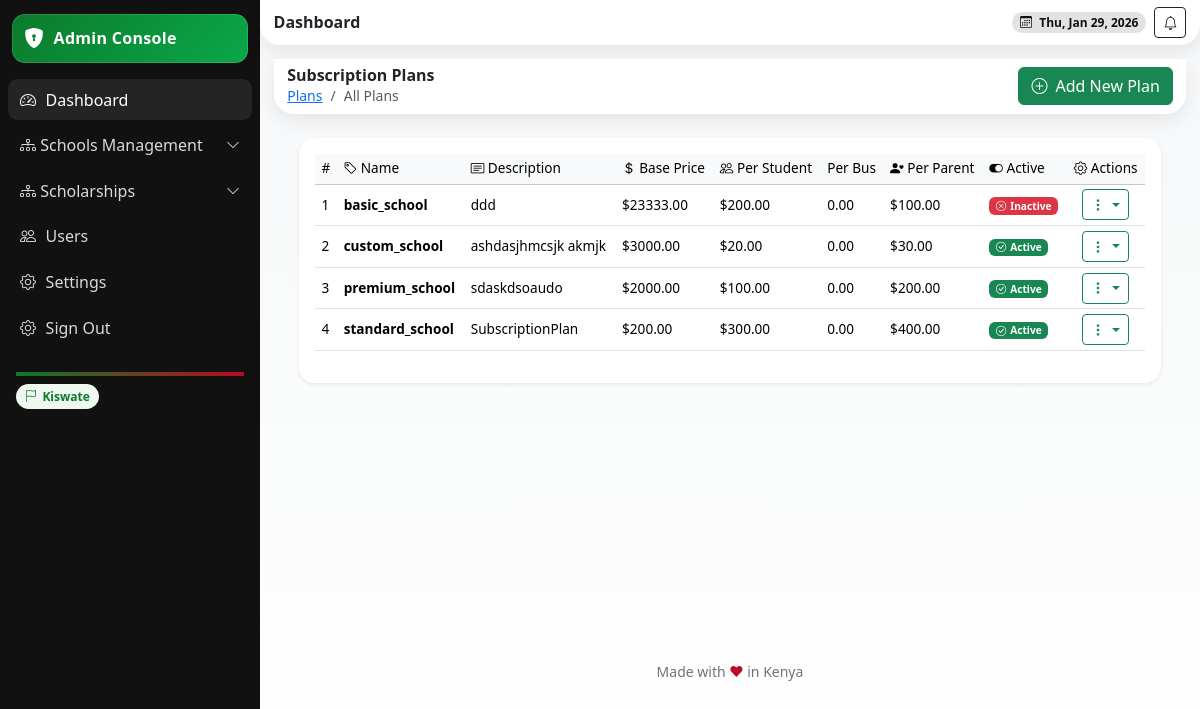
The page /plans/ (signed in) on the database its author committed.
### school/models.py (models this page shows, shortened)
class SubscriptionPlan(models.Model):
    PLAN_TYPE_CHOICES = (
        ('basic_school', 'Basic School Plan'),
        ('standard_school', 'Standard School Plan'),
        ('premium_school', 'Premium School Plan'),
        ('custom_school', 'Custom Enterprise Plan'),
    )
    BILLING_CYCLE_CHOICES = (
        ('monthly', 'Monthly'),
        ('annually', 'Annually'),
        ('quarterly', 'Quarterly'),
    )
    id = models.UUIDField(primary_key=True, default=uuid.uuid4, editable=False)
    name = models.CharField(max_length=100, unique=True, choices=PLAN_TYPE_CHOICES,
                            help_text="Name of the subscription plan (e.g., Basic School, Premium School)")
    description = models.TextField(blank=True, help_text="Detailed description of the plan's benefits.")
    base_price = models.DecimalField(
        max_digits=10,
        decimal_places=2,
        validators=[MinValueValidator(0.00)],
        help_text="Base price of the plan per billing cycle."
    )
    price_per_student = models.DecimalField(max_digits=10, decimal_places=2, default=0.00,
                                            help_text="Additional cost per student per month/year.")
    price_per_bus = models.DecimalField(max_digits=10, decimal_places=2, default=0.00,
                                         help_text="Additional cost per bus per month/year.")
    price_per_parent = models.DecimalField(max_digits=10, decimal_places=2, default=0.00,
                                         help_text="Additional cost per parent per month/year.")
    features_json = models.JSONField(
        default=dict,
        blank=True,
        help_text="JSON object listing features and limits included in this plan. "
                  "E.g., {'max_students': 500, 'max_buses': 5, 'sms_notifications': True}"
    )
    is_active = models.BooleanField(default=True, help_text="Indicates if the plan is currently available for subscription.")
    default_billing_cycle = models.CharField(max_length=10, choices=BILLING_CYCLE_CHOICES, default='annually')
    created_at = models.DateTimeField(auto_now_add=True)
    updated_at = models.DateTimeField(auto_now=True)
    class Meta:
        verbose_name = "Subscription Plan"
        verbose_name_plural = "Subscription Plans"
        ordering = ['base_price']

### kiswate_digital_app/views.py (the view)
# urls.py: path('plans/', views.subscription_plan_list, name='subscription_plan_list'),
@login_required
def subscription_plan_list(request):
    plans = SubscriptionPlan.objects.all().order_by('name')
    can_edit = request.user.is_superuser
    if not request.user.is_superuser:
        messages.error(request, "Access denied: Superuser privileges required.")
        return redirect('kiswate_digital_app:subscription_plan_list')
    if request.method == 'POST':
        form = SubscriptionPlanForm(request.POST)
        if form.is_valid():
            plan = form.save()
            messages.success(request, f'Subscription plan "{plan.name}" created successfully.')
            logger.info(f"Created subscription plan {plan.name} by {request.user.email}.")
            return redirect('kiswate_digital_app:subscription_plan_list')
    else:
        form = SubscriptionPlanForm()
    return render(request, 'Dashboard/subscription_plan_list.html', {
        'plans': plans,
        'can_edit': can_edit,
        'form': form,
        'title': 'Create Subscription Plan',
    })

### templates/Dashboard/subscription_plan_list.html (shortened to what this page needs)
{% extends 'Dashboard/admindash-base.html' %}
{% block content %}
<header class="header d-flex align-items-center justify-content-between">
  <div class="d-flex align-items-center gap-2">
    <div>
      <h6 class="m-0 fw-bold">Subscription Plans</h6>
      <nav aria-label="breadcrumb" class="small">
        <ol class="breadcrumb mb-0">
          <li class="breadcrumb-item"><a href="{% url 'kiswate_digital_app:subscription_plan_list' %}">Plans</a></li>
          <li class="breadcrumb-item active" aria-current="page">All Plans</li>
        </ol>
      </nav>
    </div>
  </div>
  <div class="d-flex align-items-center gap-2">
    <button class="btn btn-success" data-bs-toggle="modal" data-bs-target="#addPlanModal">
      <i class="bi bi-plus-circle me-2"></i>Add New Plan
    </button>
  </div>
</header>
<section class="content container-fluid py-4">
  <div class="container">
    <div class="card shadow-sm border-0 rounded-4">
      <div class="card-body">
        <div class="table-responsive">
          <table class="table table-hover align-middle">
            <thead class="table-light">
              <tr>
                <th scope="col">#</th>
                <th scope="col"><i class="bi bi-tag"></i> Name</th>
                <th scope="col"><i class="bi bi-card-text"></i> Description</th>
                <th scope="col"><i class="bi bi-currency-dollar"></i> Base Price</th>
                <th scope="col"><i class="bi bi-people"></i> Per Student</th>
                <th scope="col"> Per Bus</th>
                <th scope="col"><i class="bi bi-person-heart"></i> Per Parent</th>
                <th scope="col"><i class="bi bi-toggle-on"></i> Active</th>
                <th scope="col" class="text-center"><i class="bi bi-gear"></i> Actions</th>
              </tr>
            </thead>
            <tbody>
              {% for plan in plans %}
              <tr>
                <td>{{ forloop.counter }}</td>
                <td><strong>{{ plan.name }}</strong></td>
                <td>{{ plan.description|truncatewords:10|default:"N/A" }}</td>
                <td>${{ plan.base_price|floatformat:2 }}</td>
                <td>${{ plan.price_per_student|floatformat:2 }}</td>
                <td>{{ plan.price_per_bus|floatformat:2 }}</td>
                <td>${{ plan.price_per_parent|floatformat:2 }}</td>
                <td>
                  {% if plan.is_active %}
                    <span class="badge bg-success"><i class="bi bi-check-circle me-1"></i>Active</span>
                  {% else %}
                    <span class="badge bg-danger"><i class="bi bi-x-circle me-1"></i>Inactive</span>
                  {% endif %}
                </td>
                <td class="text-center">
                  <div class="btn-group btn-group-sm" role="group">
                    <button type="button" class="btn btn-outline-success dropdown-toggle" data-bs-toggle="dropdown">
                      <i class="bi bi-three-dots-vertical"></i>
                    </button>
                  </div>
                </td>
              </tr>
              {% empty %}
              <tr><td colspan="9" class="text-center text-muted py-4">
                <i class="bi bi-tag fs-1 text-muted mb-3 d-block"></i>
                No subscription plans yet. <a href="#" data-bs-toggle="modal" data-bs-target="#addPlanModal" class="text-success">Create one now</a>.
              </td></tr>
              {% endfor %}
            </tbody>
          </table>
        </div>
      </div>
    </div>
  </div>
</section>
{% endblock %}

### templates/Dashboard/admindash-base.html (style rules this page uses)
:root { --kenya-green: #0b7a2a; --kenya-red: #bb0a21; --kenya-black: #111111; --kenya-white: #ffffff; --kenya-grey: #f5f7f8; --radius-xl: 1.25rem; --shadow-soft: 0 6px 18px rgba(0,0,0,.08); --space-compact: .5rem; }
html, body { height: 100%; }
body { background: linear-gradient(180deg, var(--kenya-grey), #fff); }
.header { background: #fff; box-shadow: var(--shadow-soft); border-radius: 0 0 var(--radius-xl) var(--radius-xl); padding: .45rem .85rem; position: sticky; top: 0; z-index: 10; }
.content { padding: .85rem; }
.table { font-size: 0.85rem; }
.table td, .table th { padding: 0.3rem 0.4rem; vertical-align: middle; }
.table thead th { font-weight: 500; background-color: #f8f9fa; }

### rows shown on the page
SubscriptionPlan: name "basic_school", description "ddd", base_price "23333.00", price_per_student "200.00", price_per_bus "0.00", price_per_parent "100.00", is_active False (drawn)
SubscriptionPlan: name "custom_school", description "ashdasjhmcsjk akmjk", base_price "3000.00", price_per_student "20.00", price_per_bus "0.00", price_per_parent "30.00", is_active True (drawn)
SubscriptionPlan: name "premium_school", description "sdaskdsoaudo", base_price "2000.00", price_per_student "100.00", price_per_bus "0.00", price_per_parent "200.00", is_active True (drawn)
SubscriptionPlan: name "standard_school", description "SubscriptionPlan", base_price "200.00", price_per_student "300.00", price_per_bus "0.00", price_per_parent "400.00", is_active True (drawn)
